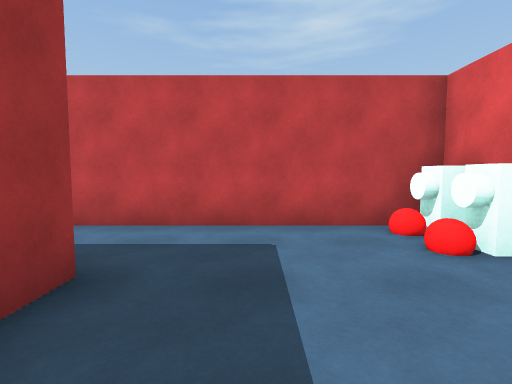
view 1 (above)

24 first-person views from a walk through a scene from a Unity 3-D project. The camera is 1.3 m above the floor, tilts 4° down and sees 85° across. The floor is counted in squares, 1.44 m on a side. Each view is taken from the middle of a square. On the plan, view 1 faces up. The plan holds only what a view shows up to about 11 squares ahead; the rest is blank. The place goes on beyond the plan. The player character is not drawn.

view 2
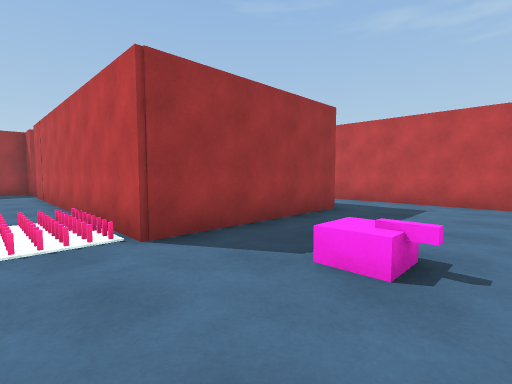

view 3
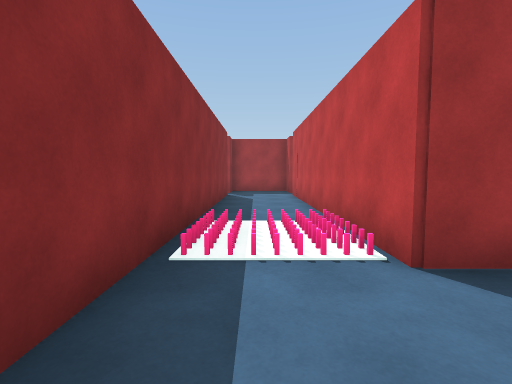

view 4
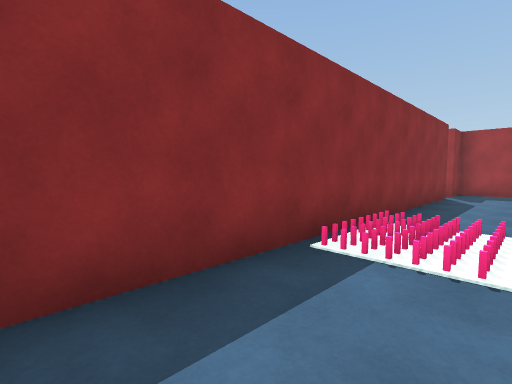

view 5
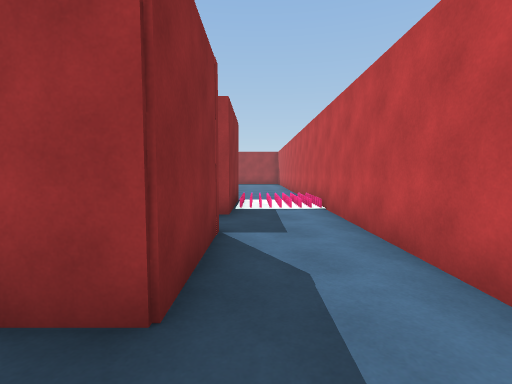

view 6
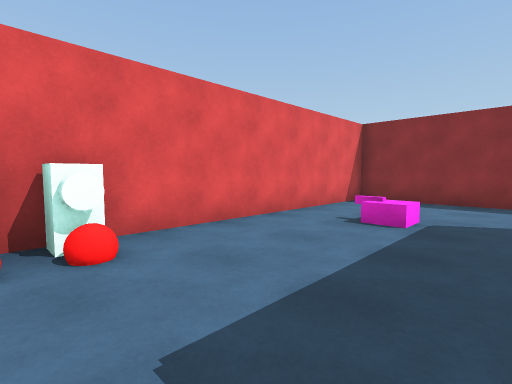

view 7
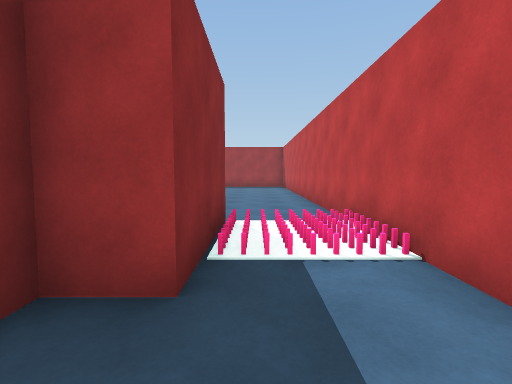

view 8
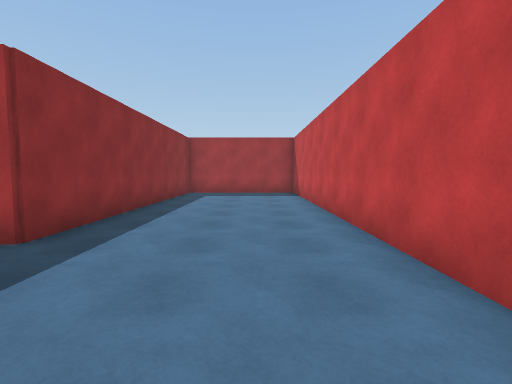

view 9
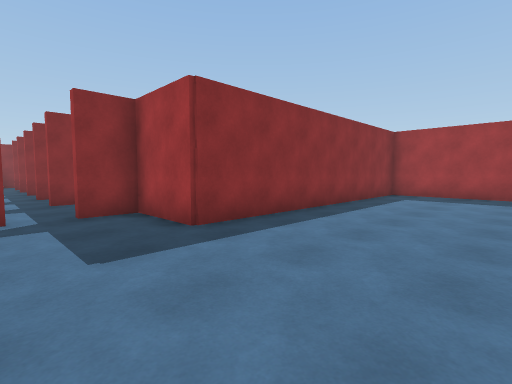

view 10
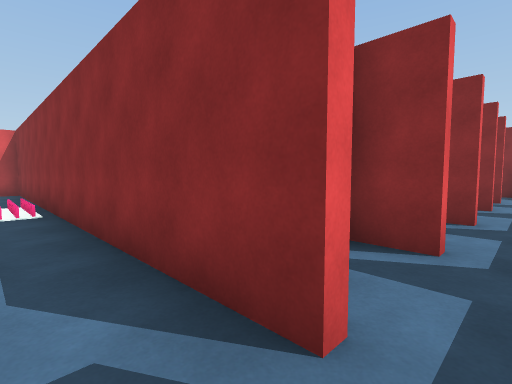

view 11
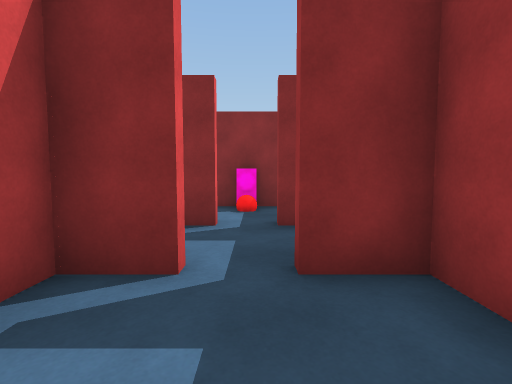

view 12
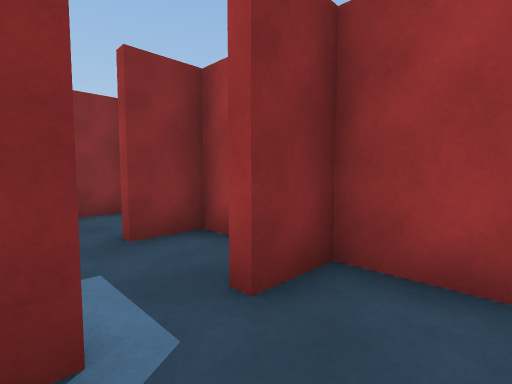

view 13
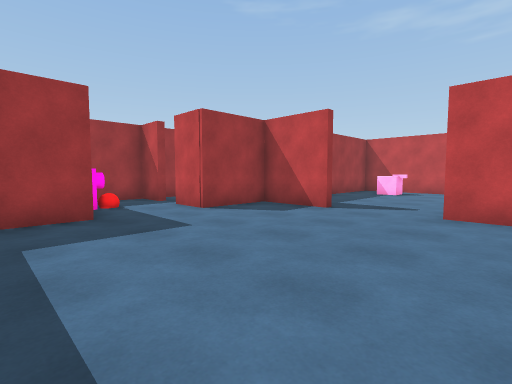

view 14
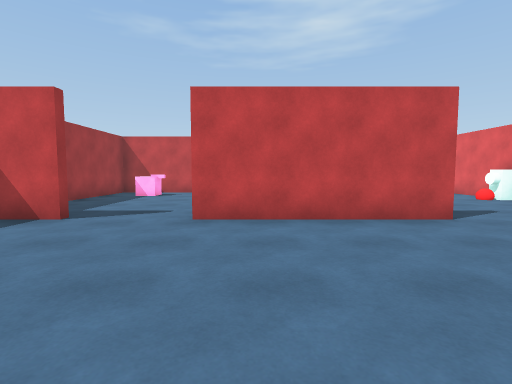

view 15
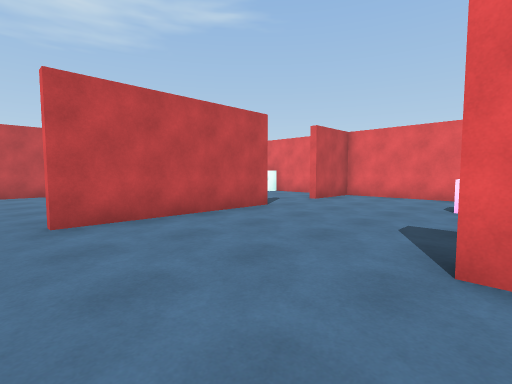

view 16
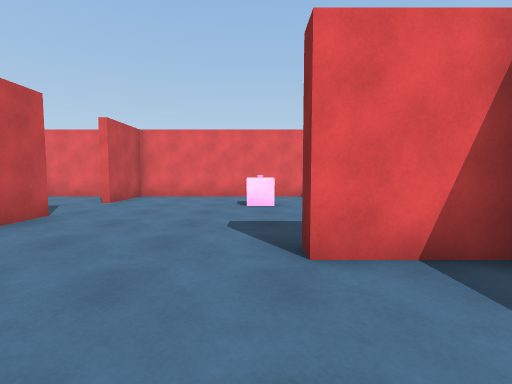

view 17
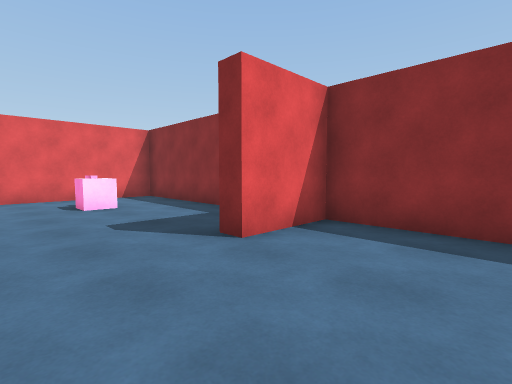

view 18
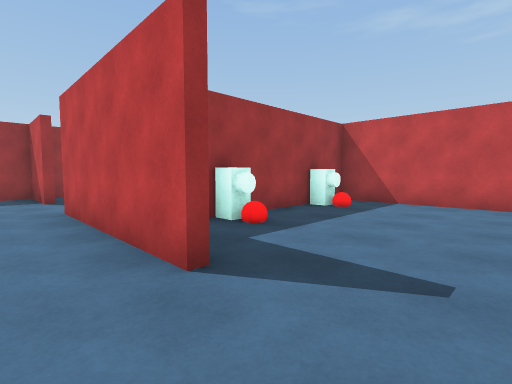

view 19
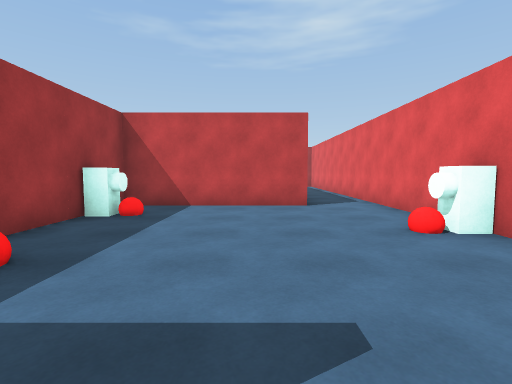

view 20
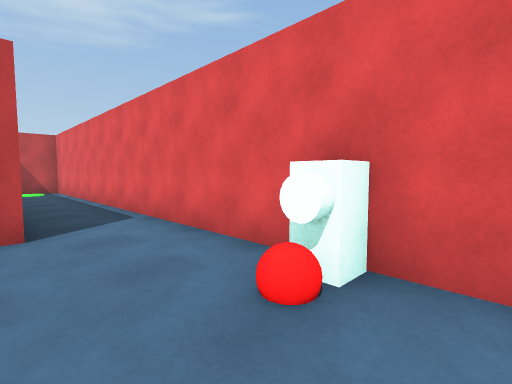

view 21
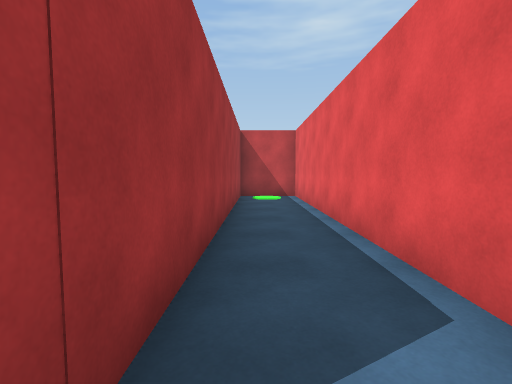

view 22
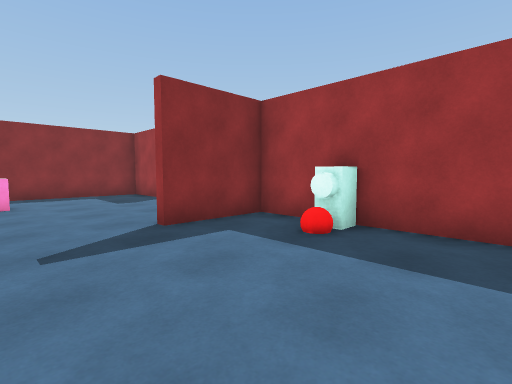

view 23
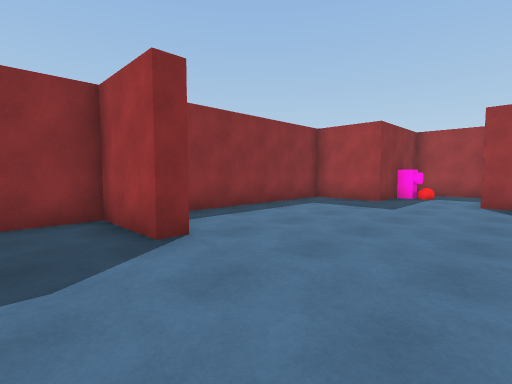

view 24
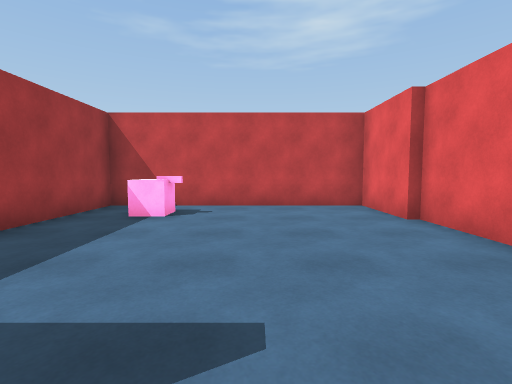

### Floor plan
Points are (right, up) in squares from view 1. A wall is a line through its corners. A room is listed if a view was taken in it or the views show most of it. See-through windows are left out.
Room 1 (views 1, 2, 3, 4, 5, 6, 7, 8, 9, 10)
walls: (-4.2, 2.4) (-1.6, 2.4) (-1.6, -2.5) (-10.4, -2.5); (3.2, 4.7) (-10.5, 4.7); (-9.2, 2.4) (-6, 2.4) (-6, 1.4); (-10.4, -5.1) (3.2, -5.1) (3.2, 2.6); (-11.4, -2.5) (-12.1, -2.5); (-12.5, -2.9) (-12.5, -5.1) (-11.4, -5.1)
ways out: opening at (-11, -2) to room 5; opening at (-9.5, 3.5) to room 5; opening at (-11, -5)
objects: other object (1, -1); red ball (1, 4); red ball (2, 2); barrel (2, 3); barrel (2, 4)
Room 2 (view 11)
walls: (-10.4, -9.9) (-9.9, -9.9)
ways out: opening at (-11, -10) to room 3; opening at (-11, -8)
Room 3 (view 12)
walls: (-12.5, -11) (-12.5, -12.4) (-11.4, -12.4); (-10.4, -12.4) (-9, -12.4); (-9.2, -12.7) (-9.2, -11.9)
ways out: opening at (-11, -10) to room 2; opening at (-11, -13) to room 7
Room 4 (views 13, 14, 15, 16, 17, 18, 19, 20, 21, 22, 23, 24)
walls: (0.9, -12.7) (-4.2, -12.7); (5.5, -11.2) (5.5, 4.7) (3.4, 4.7); (-6.8, -12.7) (-9.2, -12.7); (-9, -12.4) (-9, -15) (-10.4, -15); (-10.5, -17.6) (-9, -17.6) (-9, -19.7) (-2.2, -19.7) (-2.2, -17.6) (-1.6, -17.6) (-1.6, -19.7) (5.5, -19.7) (5.5, -12.7) (3.1, -12.7); (3.4, 2.4) (3.4, -5.4) (-1.6, -5.4) (-1.6, -12.4) (0.9, -12.4)
ways out: opening at (-5.5, -13) to room 6; opening at (-9.5, -16.5) to room 8
objects: red ball (-10, -17); red ball (-1, -11); block (-1, -10); barrel (-1, -9); red ball (-1, -8); block (-1, -7); barrel (-1, -6); other object (3, -17); block (3, 3); block (3, 4); other object (4, 4); red ball (5, -10); block (5, -9); barrel (5, -8)
Room 5 (no view inside)
walls: (-10.5, 4.7) (-20, 4.7); (-21.8, 3.5) (-21.8, 0) (-12.5, 0) (-12.5, -2.3) (-11.4, -2.3)
ways out: opening at (-11, -2) to room 1; opening at (-9.5, 3.5) to room 1
Room 6 (no view inside)
walls: (-2.2, -7.8) (-2.2, -5.4) (-9, -5.4) (-9, -9.2); (-1.8, -9.6) (-1.8, -7.6)
ways out: opening at (-5.5, -13) to room 4
objects: other object (-7, -7)
Room 7 (no view inside)
walls: (-10.4, -14.7) (-9.8, -14.7); (-12.5, -13.6) (-12.5, -14.7) (-11.4, -14.7)
ways out: opening at (-11, -13) to room 3; opening at (-11, -15) to room 8
Room 8 (no view inside)
walls: (-11.2, -15) (-12.5, -15) (-12.5, -17.1); (-12.2, -17.6) (-10.5, -17.6)
ways out: opening at (-9.5, -16.5) to room 4; opening at (-11, -15) to room 7
objects: pink block (-11, -17); other object (-11, -16)

Positions as (right, up) in squares from view 1, and headings:
1: (0, 0), facing up
2: (2, -4), facing up-left
3: (1, -4), facing left
4: (1, -3), facing down-left
5: (0, 3), facing left
6: (-1, 4), facing down-right
7: (-4, 3), facing left
8: (-9, 3), facing left
9: (-10, 4), facing down-left
10: (-11, -4), facing down-right
11: (-11, -10), facing down
12: (-10, -11), facing down-left
13: (-3, -19), facing up-left
14: (-3, -18), facing up
15: (-5, -18), facing up-right
16: (-5, -17), facing right
17: (-5, -15), facing down-right
18: (3, -14), facing up-left
19: (2, -13), facing up
20: (3, -10), facing up-right
21: (4, -6), facing up
22: (3, -8), facing down-left
23: (0, -14), facing down-left
24: (-5, -13), facing up
